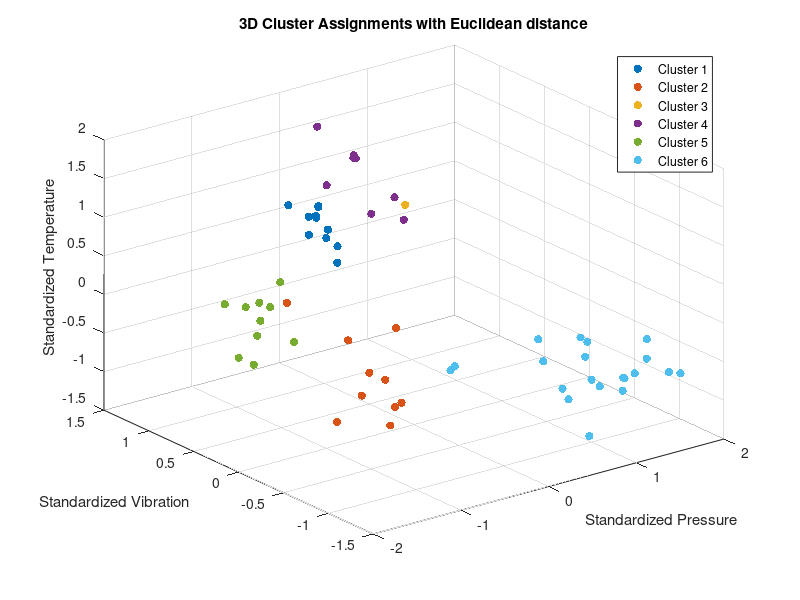

MATLAB code to generate this figure:
% D_1: k-means clustering algorithm using Euclidean distance

% Load the data from the .mat file
data = load('Lab1/F0_PVT.mat');

pressure = data.Pressure;
temperature = data.Temperature;
vibration = data.Vibration;

% Standardize the data
pressure_standardized = (pressure - mean(pressure)) ./ std(pressure);
temperature_standardized = (temperature - mean(temperature)) ./ std(temperature);
vibration_standardized = (vibration - mean(vibration)) ./ std(vibration);

pressure_reshape = reshape(pressure_standardized, [], 1);
vibration_reshape = reshape(vibration_standardized, [], 1);
temperature_reshape = reshape(temperature_standardized, [], 1);

% Store all PVT data into a 60*3 matrix
data = zeros(size(pressure,1)*size(pressure,2),3);
data(:,1) = pressure_reshape;
data(:,2) = vibration_reshape;
data(:,3) = temperature_reshape;

% Cluster number
k = 6;

% Iteration 
maxIter = 50;

% Initialise centroids
numPoints = size(data,1);
centroids = data(randperm(numPoints, k), :);
assignment = zeros(size(data,1),3);
disp(size(assignment));


for it = 1:maxIter
    % Assign each datapoint to nearest centroid
    for i = 1:numPoints
        assign_j = -1;
        min_distance = inf;
        for j = 1:k
            distance = sqrt(sum((data(i,:) - centroids(j,:)) .^ 2));
            if distance < min_distance
                min_distance = distance;
                assign_j = j;
            end
        end
        assignment(i) = assign_j; % Store the index of the centroid
    end
    
    tmp = centroids;

    % Calculate means of datapoints in each cluster
    for j = 1:k
        points = data(assignment == j, :);
        if size(points, 1) > 0
            centroids(j, :) = mean(points);
        end
    end

    % Terminate if converge, otherwise update centroid and go again
    if centroids == tmp 
        break;
    end
end

disp('Cluster Assignments:');
disp(assignment);
disp('Centroids:')
disp(centroids)

figure;
hold on;
colors = lines(k); % Generate k distinct colors
for j = 1:k
    % Select data points assigned to each cluster
    cluster_points = data(assignment == j, :);
    scatter3(cluster_points(:,1), cluster_points(:,2), cluster_points(:,3), 36, colors(j,:), 'filled');
end
xlabel('Standardized Pressure');
ylabel('Standardized Vibration');
zlabel('Standardized Temperature');
title('3D Cluster Assignments with Euclidean distance');
legend(arrayfun(@(x) sprintf('Cluster %d', x), 1:k, 'UniformOutput', false));
grid on; % Optional for a grid
view(3); % Adjusts the view to 3D
hold off;
        
        
        
        
        
        
        
